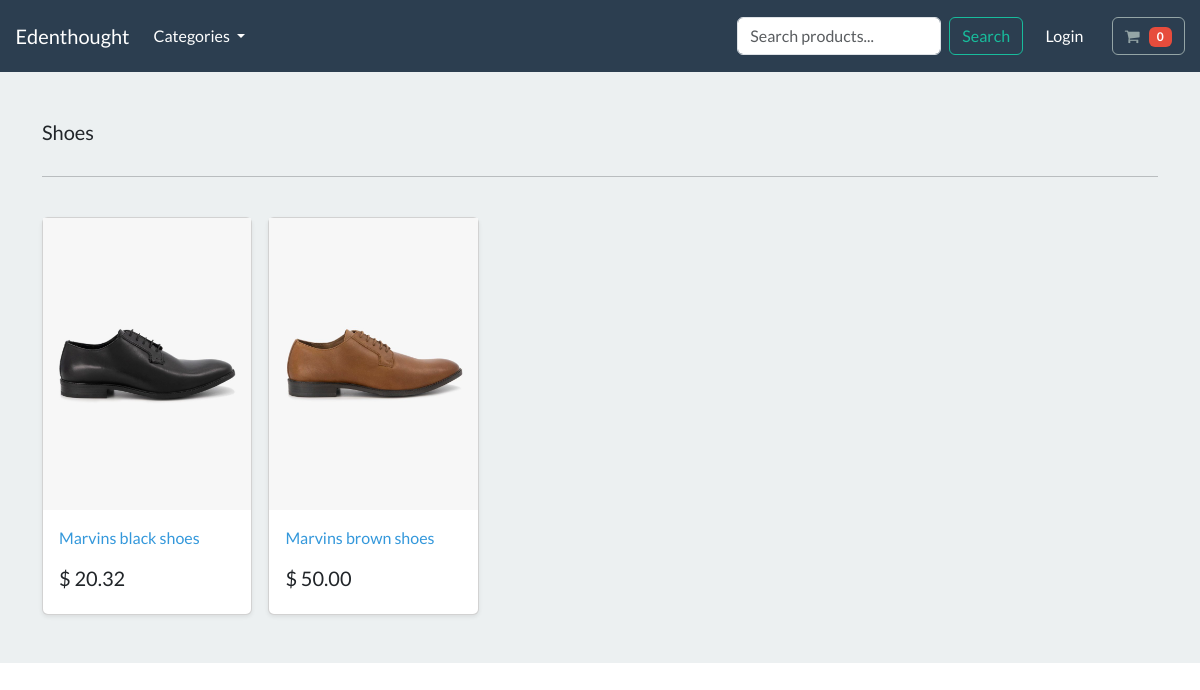
The page /search/shoes/ on the database its author committed.
### store/models.py (models this page shows, shortened)
class Category(models.Model):
    name = models.CharField(max_length=250, db_index=True)
    slug = models.SlugField(max_length=250, unique=True)
    class Meta:
        verbose_name_plural = 'categories'
    def get_absolute_url(self):
        return reverse('list_category', args=[self.slug])

class Product(models.Model):
    category = models.ForeignKey(Category, related_name='product', on_delete=models.CASCADE, null=True)
    title = models.CharField(max_length=250)
    brand = models.CharField(max_length=250, default='un-branded')
    description = models.TextField(blank=True)
    slug = models.SlugField(max_length=255)
    price = models.DecimalField(max_digits=4, decimal_places=2)
    image = models.ImageField(upload_to='images/')
    class Meta:
        verbose_name_plural = 'products'

### store/views.py (the view)
# urls.py: path('search/<slug:slug>/', views.list_category, name='list_category'),
def list_category(request,slug):
    category = get_object_or_404(Category,slug=slug)
    products = Product.objects.filter(category=category)
    context = {"products":products,"category":category}
    return render(request, 'store/list-category.html',context)

### cart/cart.py (called while the page is built)
    def __len__(self):
        return sum(item['qty'] for item in self.cart.values())

### cart/context_processors.py (called while the page is built)
def cart(request):
    return {'cart': Cart(request)}

### store/views.py (called while the page is built)
def categories(request):
    all_categories = Category.objects.all()
    return {"all_categories" : all_categories}

### store/templates/store/list-category.html
{% extends "./base.html" %}
{% load static %}
{% block content %}
<main>
  <div class="album py-5 bg-light">
    <div class="container">
      <div class="pb-3 h5">  {{category.name}} </div>
      <hr>
      <br>
      <div class="row row-cols-1 row-cols-sm-2 row-cols-md-5 g-3">
        {% for product in products %}
          <div class="col">
            <div class="card shadow-sm">
            <img class="img-fluid" alt="Responsive image" src="{{ product.image.url}}">
              <div class="card-body">
                <p class="card-text">
                  <a class="text-info text-decoration-none" href="">  {{ product.title}}</a>
                </p>
                <div class="d-flex justify-content-between align-items-center">
                  <h5> $  {{ product.price}}</h5>
                </div>
              </div>
            </div>
          </div>
        {% endfor %}
      </div>
    </div>
  </div>
</main>
{% endblock %}

### rows shown on the page
Category: name "Shoes"
Product: image (picture), title "Marvins black shoes", price "20.32"
Product: image (picture), title "Marvins brown shoes", price "50.00"
